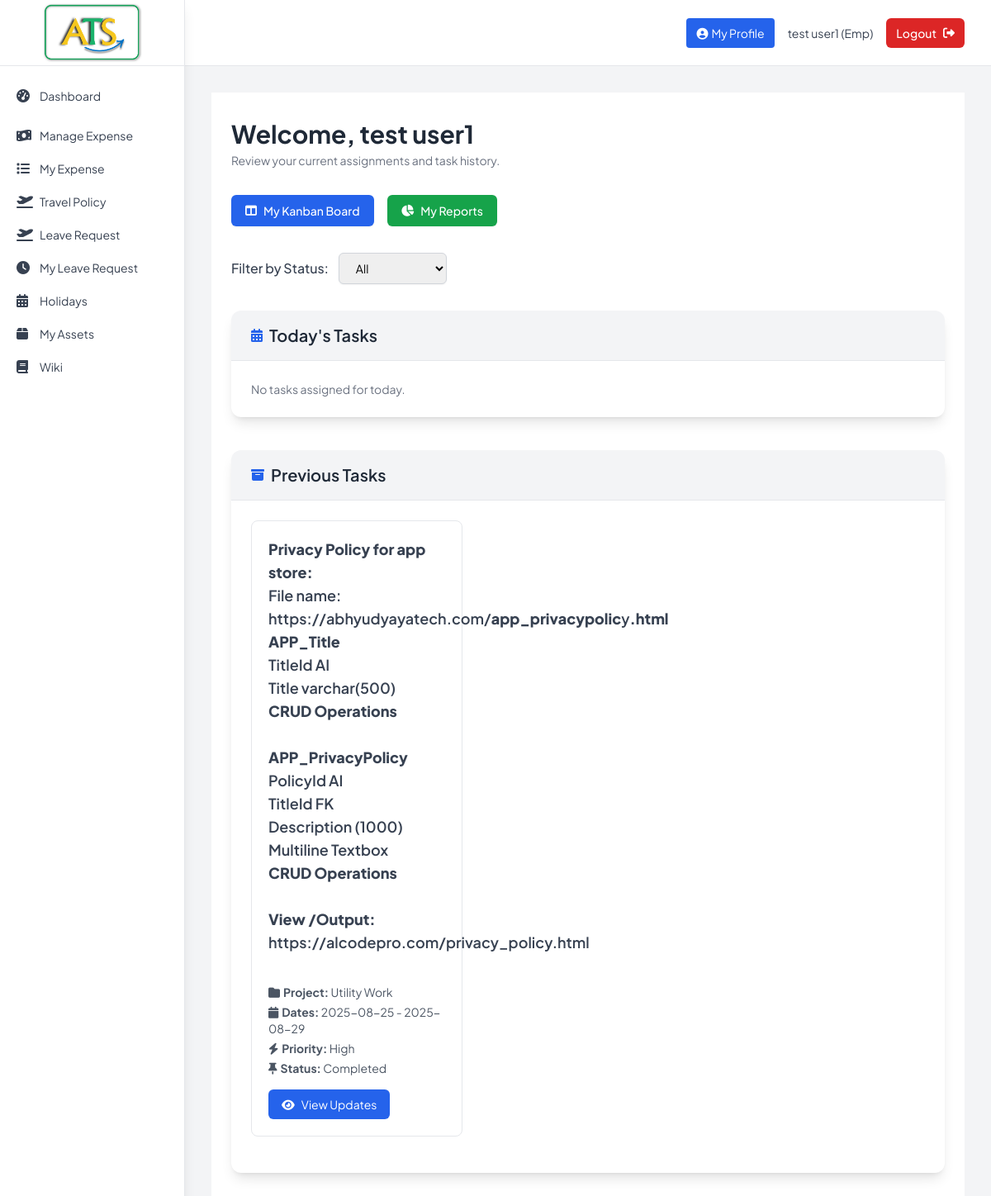
The app's page /employee/dashboard (signed in), older data.
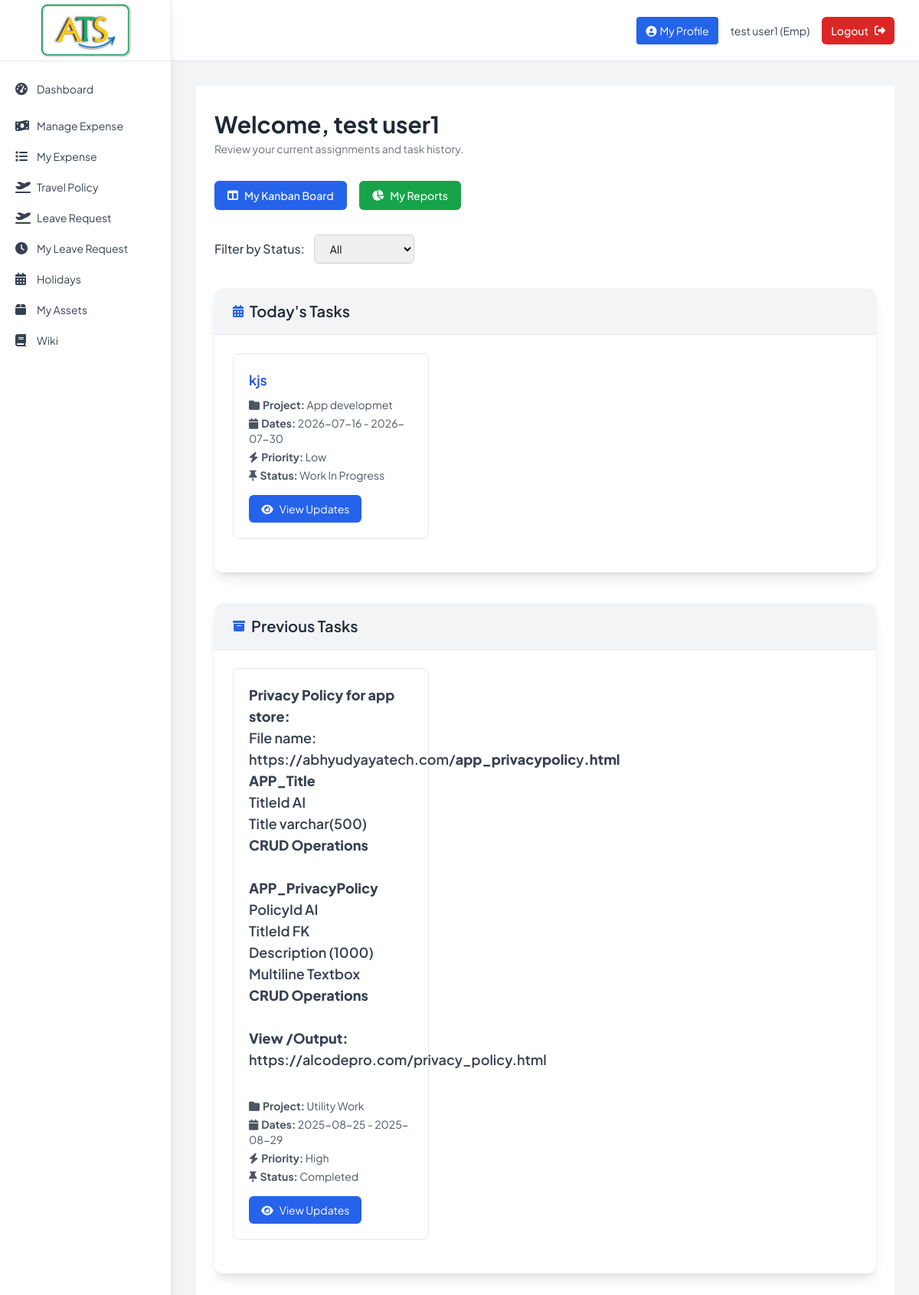
The same page, newer data.
### tables this page shows
CREATE TABLE tbl_task (
                task_id INTEGER PRIMARY KEY AUTOINCREMENT,
                project_id INTEGER NOT NULL,
                emp_id INTEGER NOT NULL,
                task_desc TEXT NOT NULL,
                priority TEXT NOT NULL,
                status TEXT DEFAULT 'pending',
                start_date DATE NOT NULL,
                end_date DATE,
                inserted_date DATETIME DEFAULT CURRENT_TIMESTAMP,
                FOREIGN KEY (project_id) REFERENCES tbl_project (project_id),
                FOREIGN KEY (emp_id) REFERENCES tbl_employee (emp_id)
            );

CREATE TABLE tbl_project (
                project_id INTEGER PRIMARY KEY AUTOINCREMENT,
                project_name TEXT NOT NULL,
                priority TEXT NOT NULL,
                project_desc TEXT,
                project_status TEXT DEFAULT 'active',
                start_date DATE NOT NULL,
                end_date DATE,
                inserted_date DATETIME DEFAULT CURRENT_TIMESTAMP
            );

### Backup_Code/app1.py (the view)
@app.route('/employee/dashboard')
def employee_dashboard():
    if 'user_id' not in session or session['emp_type'] != 'emp':
        return redirect(url_for('login'))
    profile = db.get_employee_profile(session['user_id'])
    emg_missing = (
        not profile
        or not profile.get('EmgContact')
        or profile.get('EmgUpdatedByEmp') == 0
    )
    session['emg_missing'] = emg_missing  # Used by base.html sidebar
    status_filter = request.args.get('status_filter', 'all')
    tasks = db.get_tasks_by_employee(session['user_id'], status_filter=status_filter)
    today = date.today()  # Get current date
    return render_template('employee_dashboard.html', tasks=tasks, emg_missing=emg_missing, status_filter=status_filter, today=today)

### Backup_Code/app1.py (called while the page is built)
@app.template_filter('todate')
def todate(value):
    if not value:
        return ''
    if isinstance(value, datetime):
        return value.date()
    s = str(value).strip()
    for fmt in ('%Y-%m-%d %H:%M:%S', '%Y-%m-%d'):
        try:
            return datetime.strptime(s, fmt).date()
        except ValueError:
            continue
    try:
        return datetime.strptime(s[:10], '%Y-%m-%d').date()
    except Exception:
        return s  # give up, return raw

### Backup_Code/database.py (called while the page is built)
    def get_connection(self):
        return sqlite3.connect(self.db_name)

    def get_employee_profile(self, emp_id):
        with self.get_connection() as conn:
            conn.row_factory = sqlite3.Row  # Add this
            cursor = conn.cursor()
            cursor.execute("SELECT * FROM TblEmployeeProfile WHERE EmployeeId = ?", (emp_id,))
            row = cursor.fetchone()
            return dict(row) if row else None  # Return dict for safer access

### Backup_Code/templates/employee_dashboard.html (shortened to what the changed rows need)
{% extends "base.html" %}
{% block content %}
<div class="max-w-6xl bg-white mx-auto px-6 py-8">
    <h2 class="text-3xl font-bold text-gray-800 mb-1">Welcome, {{ session.first_name }}</h2>
    <div class="bg-white shadow-lg rounded-xl mb-10">
        <div class="p-6">
            {% if tasks %}
                {% set today_tasks = [] %}
                {% for task in tasks %}
                    {% set start_date = task[4]|todate if task[4] and task[4]|string != '' else None %}
                    {% set end_date = task[5]|todate if task[5] and task[5]|string != '' else None %}
                    {% if start_date and start_date <= today and (not end_date or end_date >= today) %}
                        {% set _ = today_tasks.append(task) %}
                    {% endif %}
                {% endfor %}
                {% if today_tasks %}
                <div class="grid grid-cols-1 sm:grid-cols-2 lg:grid-cols-3 gap-6">
                    {% for task in today_tasks %}
                        <div class="border border-gray-200 rounded-lg p-5 mb-5 hover:shadow transition duration-150">
                            <h4 class="text-lg font-semibold text-blue-700">{{ task[1]|safe }}</h4>
                            <div class="text-sm text-gray-600 mt-2 space-y-1">
                                <p><i class="fa fa-folder mr-1"></i><strong>Project:</strong> {{ task[6] }}</p>
                                <p><i class="fa fa-calendar mr-1"></i><strong>Dates:</strong> {{ task[4] if task[4] else 'Not Set' }} - {{ task[5] if task[5] else 'Ongoing' }}</p>
                                <p><i class="fa fa-bolt mr-1"></i><strong>Priority:</strong> {{ task[2].title() }}</p>
                                <p><i class="fa fa-thumbtack mr-1"></i><strong>Status:</strong> {{ task[3].replace('_', ' ').title() }}</p>
                            </div>
                            <a href="{{ url_for('tasks.view_task_details', task_id=task[0]) }}"
                               class="inline-block mt-4 text-sm text-white bg-blue-600 hover:bg-blue-700 px-4 py-2 rounded-md transition"><i class="fa fa-eye mr-2"></i>View Updates</a>
                        </div>
                    {% endfor %}
                </div>
                {% else %}
                    <p class="text-gray-500 text-sm">No tasks assigned for today.</p>
                {% endif %}
            {% else %}
                <p class="text-gray-500 text-sm">No tasks assigned.</p>
            {% endif %}
        </div>
    </div>
    <div class="bg-white shadow-lg rounded-xl">
        <div class="p-6">
            {% if tasks %}
                {% set previous_tasks = [] %}
                {% for task in tasks %}
                    {% set start_date = task[4]|todate if task[4] and task[4]|string != '' else None %}
                    {% set end_date = task[5]|todate if task[5] and task[5]|string != '' else None %}
                    {% if start_date and not (start_date <= today and (not end_date or end_date >= today)) %}
                        {% set _ = previous_tasks.append(task) %}
                    {% endif %}
                {% endfor %}
                {% if previous_tasks %}
                <div class="grid grid-cols-1 sm:grid-cols-2 lg:grid-cols-3 gap-6">
                    {% for task in previous_tasks %}
                        <div class="border border-gray-200 rounded-lg p-5 mb-5 hover:shadow transition duration-150">
                            <h4 class="text-lg font-semibold text-gray-700">{{ task[1]|safe }}</h4>
                            <div class="text-sm text-gray-600 mt-2 space-y-1">
                                <p><i class="fa fa-folder mr-1"></i><strong>Project:</strong> {{ task[6] }}</p>
                                <p><i class="fa fa-calendar mr-1"></i><strong>Dates:</strong> {{ task[4] if task[4] else 'Not Set' }} - {{ task[5] if task[5] else 'Ongoing' }}</p>
                                <p><i class="fa fa-bolt mr-1"></i><strong>Priority:</strong> {{ task[2].title() }}</p>
                                <p><i class="fa fa-thumbtack mr-1"></i><strong>Status:</strong> {{ task[3].replace('_', ' ').title() }}</p>
                            </div>
                            <a href="{{ url_for('tasks.view_task_details', task_id=task[0]) }}"
                               class="inline-block mt-4 text-sm text-white bg-blue-600 hover:bg-blue-700 px-4 py-2 rounded-md transition"><i class="fa fa-eye mr-2"></i>View Updates</a>
                        </div>
                    {% endfor %}
                </div>
                {% else %}
                    <p class="text-gray-500 text-sm">No previous tasks found.</p>
                {% endif %}
            {% else %}
                <p class="text-gray-500 text-sm">No previous tasks assigned.</p>
            {% endif %}
        </div>
    </div>
</div>
{% endblock %}

Row changes from the older to the newer data that the page shows:
added tbl_task: task_desc "kjs", project_name "App developmet", start_date "2026-07-16", end_date "2026-07-30", priority "Low", status "Work In Progress", shown under "Today's Tasks"
Text that changed along with them:
text no longer shown: "No tasks assigned for today."
